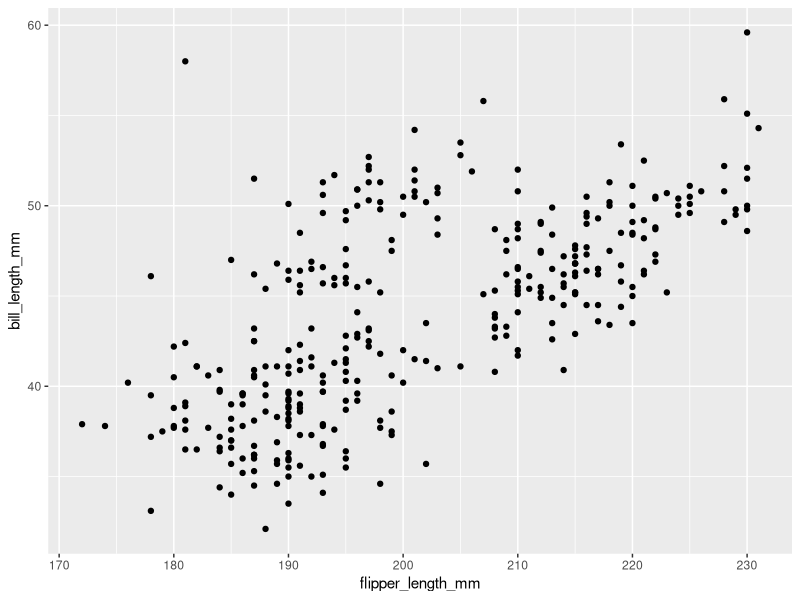
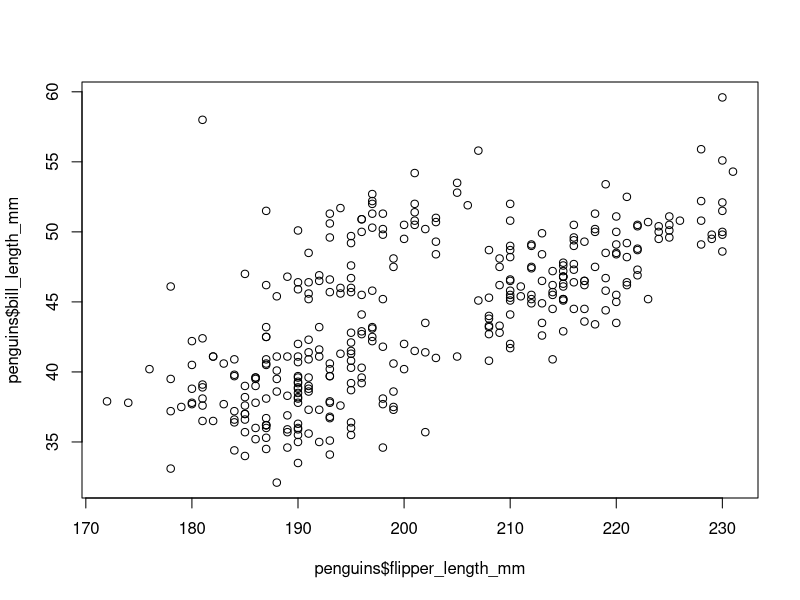
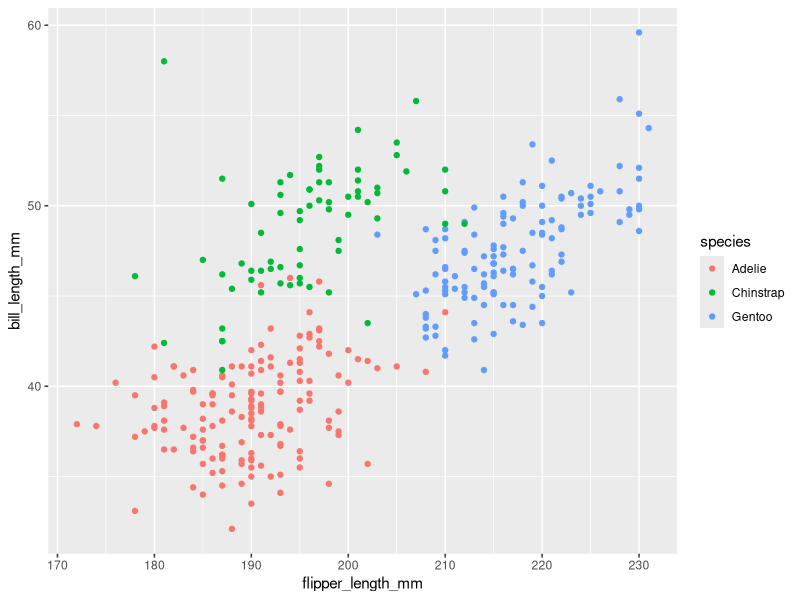
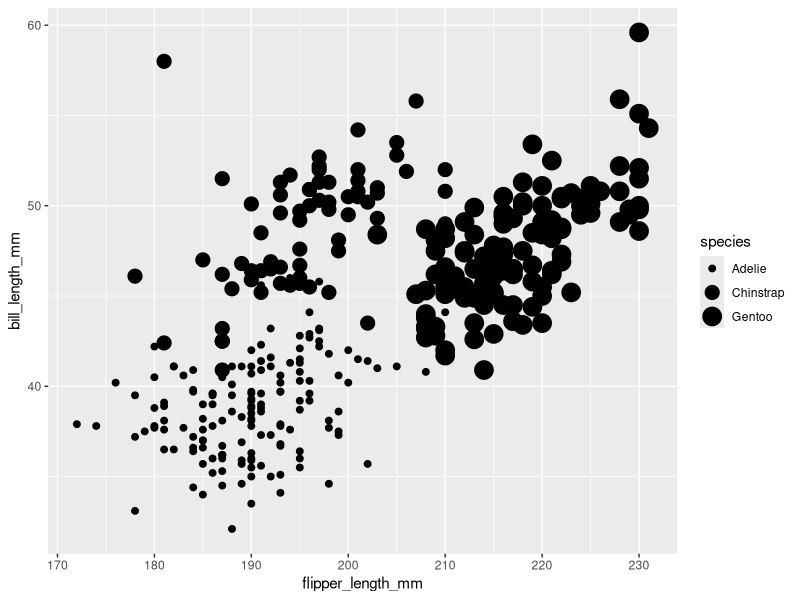
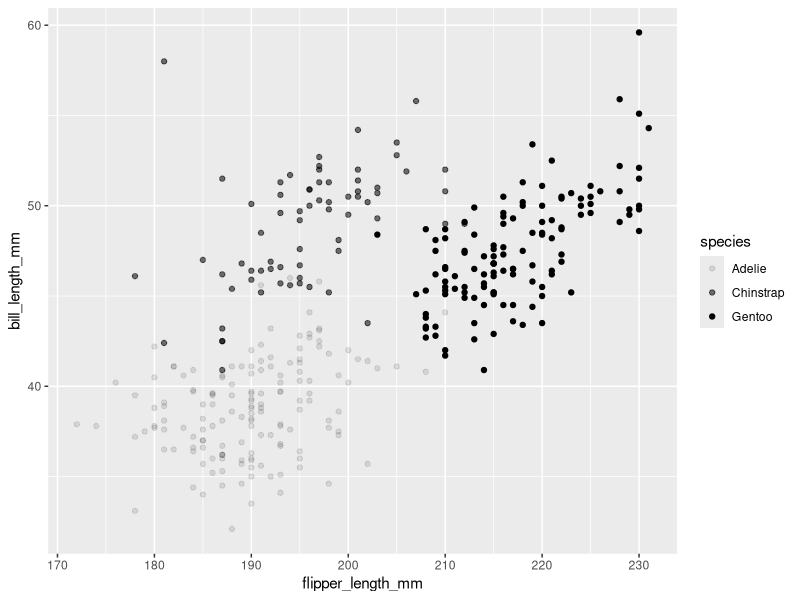
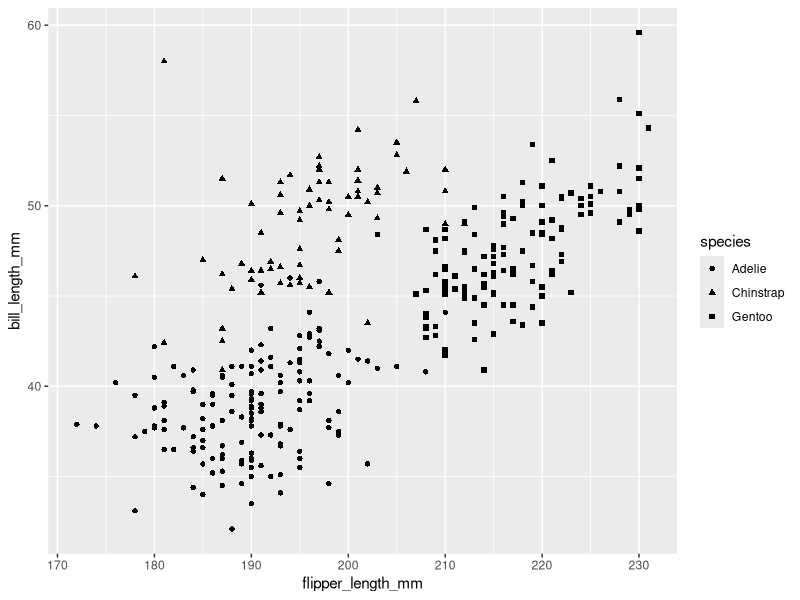
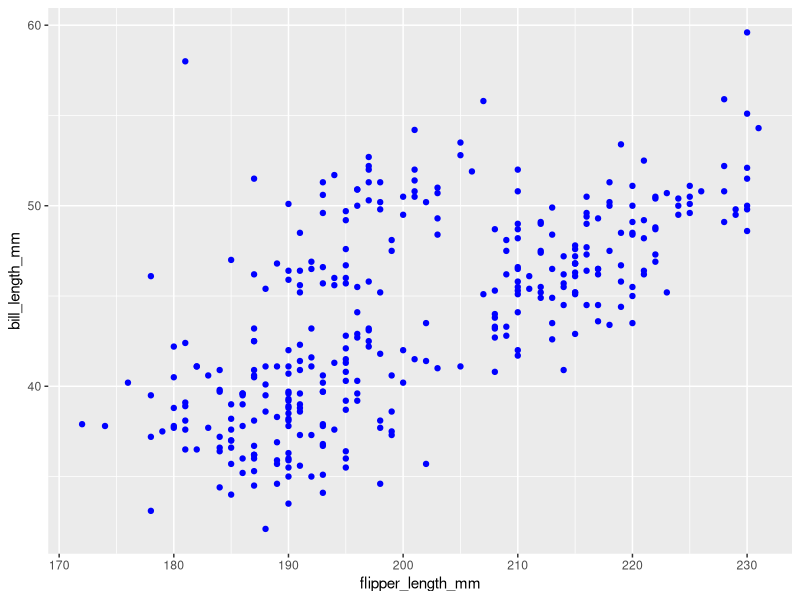
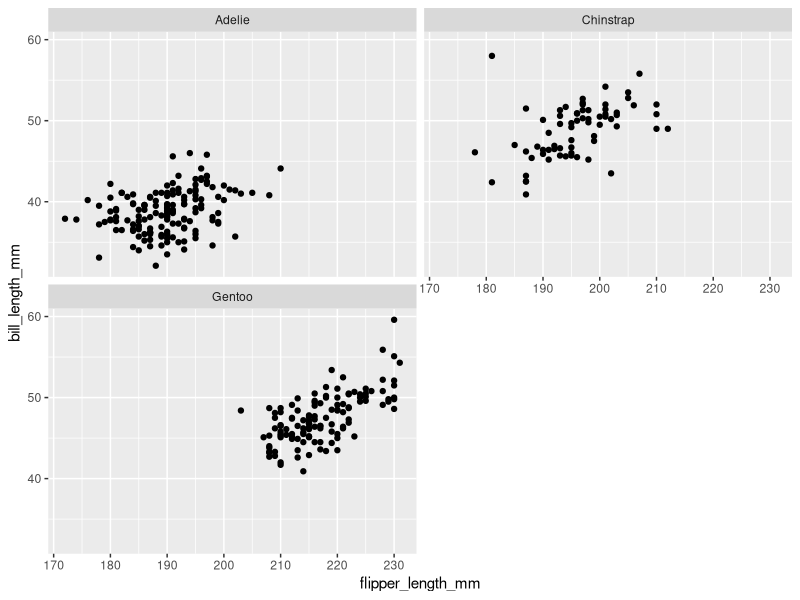

Here is the R script that generated these plots, in order: (Note: this script raises an error after producing the figures.)
# Learn R with Addiction Science - Week 1 ----
# Date - 11/4/2022
# Author: Zach Budesa


### References ----
# Helpful References
# Data Science: A First Introduction - https://datasciencebook.ca/
# Data Skills for Reproduceable Research - https://psyteachr.github.io/reprores-v3/index.html
# R for Data Science - https://r4ds.had.co.nz/
# RStudio Cheatsheets - https://posit.co/resources/cheatsheets/test


# For those with access to the Addiction Science Shared Drive, all of the code can
# be found: 
# \\umad.umsystem.edu\mimh\Projects\Addiction Science\1_Employee Documents for Reference\Learn_R_with_AddiSci



## Getting Started ----
# How to install R
## Go to https://cran.r-project.org/
## Select your operating system.
## Download the file and install it.

# How to install RStudio
## For personal computers: https://posit.co/download/rstudio-desktop/


## For UMSL computers:
### 1) Navigate to the start menu, by clicking the windows button in the bottom
### left, or hitting the windows key on your keyboard.
### 2) Type "Software Center", and either click on the icon or hit the enter key.
### 3) Select Rstudio from the list, then click install.
### 4) Follow all instructions and wait until the installiation is complete.
### 5) Now lauch RStudio. This will automatically start R as well.

# There are two tweaks that you should do to your RStudio installation to
# maximize reproducibility. Go to Global Options... under the Tools menu,
# and uncheck the box that says Restore .RData into workspace at startup.
# If you keep things around in your workspace, things will get messy, and
# unexpected things will happen. You should always start with a clear workspace.
# This also means that you never want to save your workspace when you exit, so
# set this to Never. The only thing you want to save are your scripts.

# Now that you have R & RStudio installed, welcome to learning to code.
# https://twitter.com/hadleywickham/status/589068687669243905



# The fun stuff first, how do you make data visualizations? ----
# Packages as the foundation for the language to grow.
install.packages("tidyverse")
library(tidyverse)

# And now the data that we'll be using: Penguins.
install.packages("palmerpenguins")
library(palmerpenguins)
# If you like Penguins, or want to learn more about this dataset, you can 
# check out this youtube video with the maintainers of the data: 
# https://www.youtube.com/watch?v=HZf5s_QWEpA


# Our first look at data
penguins
View(penguins) # Your first function
?penguins

# Now that you've seen what the "dataframe" (define) looks like, 
# let's graph it.

# Among the variables in penguins are:
#
# flipper_length_mm, penguins' flipper length in millimeter.
#
# bill_length_mm, penguins' bill length in millimeter.
#
# Let's say that we suspect some kind of relationship between them.

# ggplot, or ggplot2, is the fancy graphing package for R. 
# The "gg" in ggplot stands for "Grammar of Graphics", which is one of the 
# foundation data visualization books. This package draws heavily from it.

# Using ggplot requires at least two stages:
ggplot(data = penguins) + # First, you use the ggplot function. In this funciton, 
  # you sepcifiy where your data is from. This creates a blank canvas for your graph.
  # When you use ggplot, you connect functions using the + sign.
  geom_point(mapping = aes(x = flipper_length_mm, y = bill_length_mm)) # Second, you use a geom function.
  # Geom functions tell R what kind of visualization to use. Here we're using a 
  # scatter plot, which is called geom_point. 

# Try it for yourself with some of the other variables in the penguins data set.

# Now, before we move on, there are other methods you can use to plot data.
# One is what's called base R, which is just the R language without packages.
# This method uses the plot() function:
plot(penguins$flipper_length_mm, penguins$bill_length_mm) # Similar, but different. Plot is useful, but doesn't look nice.

# Next, let's spice up the graph a bit. Let's change the points colors to represent
# specieses of vehicles.
ggplot(data = penguins) + 
  geom_point(mapping = aes(x = flipper_length_mm, y = bill_length_mm, color = species))

ggplot(data = penguins) + 
  geom_point(mapping = aes(x = flipper_length_mm, y = bill_length_mm, size = species))

ggplot(data = penguins) + 
  geom_point(mapping = aes(x = flipper_length_mm, y = bill_length_mm, alpha = species))

ggplot(data = penguins) + 
  geom_point(mapping = aes(x = flipper_length_mm, y = bill_length_mm, shape = species))

ggplot(data = penguins) + 
  geom_point(mapping = aes(x = flipper_length_mm, y = bill_length_mm), color = "blue")

# Facet_Wrap
ggplot(data = penguins) + 
  geom_point(mapping = aes(x = flipper_length_mm, y = bill_length_mm)) + 
  facet_wrap(~ species, nrow = 2)

# Facet_Grid
ggplot(data = penguins) + 
  geom_point(mapping = aes(x = flipper_length_mm, y = bill_length_mm)) + 
  facet_grid(island ~ sex)

# Line
ggplot(data = penguins) + 
  geom_smooth(mapping = aes(x = flipper_length_mm, y = bill_length_mm))

# Combine
ggplot(data = penguins) + 
  geom_point(mapping = aes(x = flipper_length_mm, y = bill_length_mm)) +
  geom_smooth(mapping = aes(x = flipper_length_mm, y = bill_length_mm))




# Data Manipulation ----
## Coding Basics ----

# R is a big, dumb robot.
# It can do math.
1 + 1

# With big numbers
3000000000 + 48958392

# With small numbers
.00001*.0309

# It even knows order of operations
4-3*3

# And you still can't divide by 0
4/0

# All kinds of math
1 / 200 * 30

(59 + 73 + 2) / 3

sin(pi / 2)

# Creating Objects: <-

a <- 11
a

465 -> What_ever_name_I_want
What_ever_name_i_want
What_ever_name_I_want

# You can always use the = sign, but it only works one direction.

# You can even multiple them!
What_ever_name_I_want*x

# Saving text as a function.
x <- "Hello World"
x

# Finally, a function.
seq() #notice that the parentheses come up together.

seq(1, 10)
z <- seq(1,10)
z

y <- seq(1,10,length.out = 15)
y

# No look at the environment in the top right corner and see everything you've saved.
# Could you save the visualizations you made earlier?














